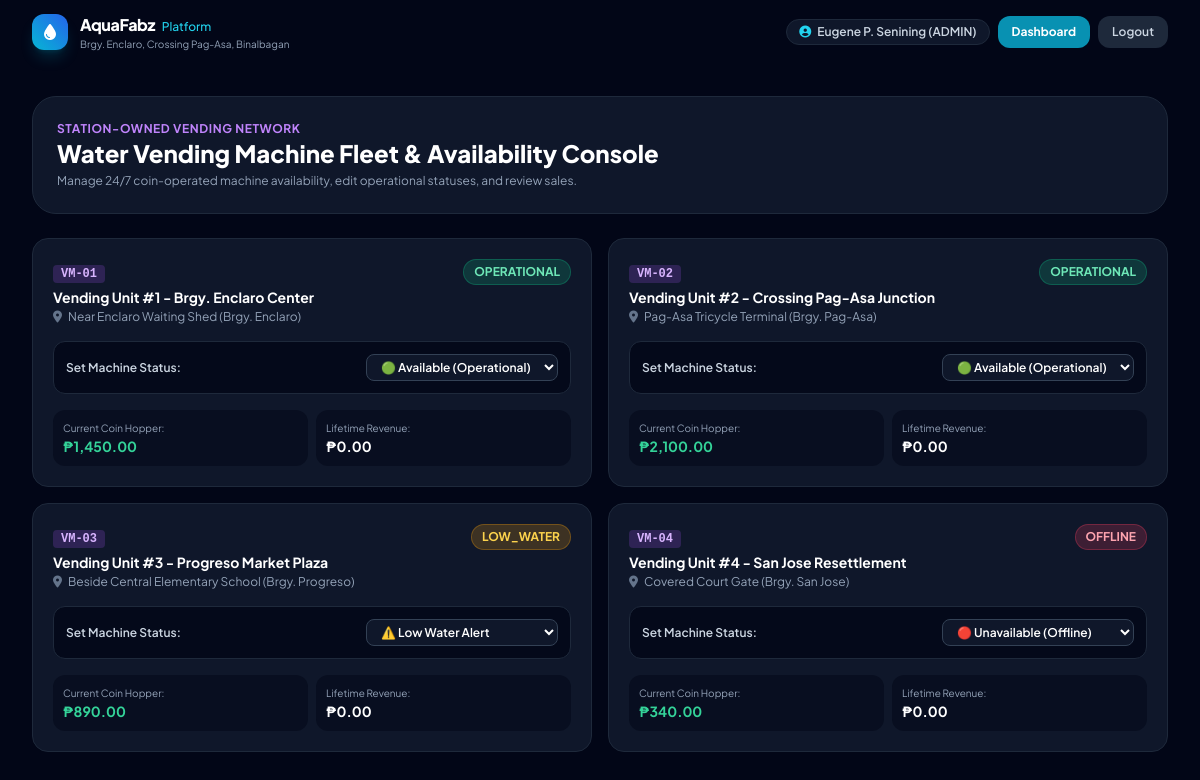
The page /vending.php (signed in) on the database its author committed.
### tables this page shows
CREATE TABLE IF NOT EXISTS `vending_machines` (
  `id` INT AUTO_INCREMENT PRIMARY KEY,
  `machine_id` VARCHAR(50) NOT NULL UNIQUE,
  `code` VARCHAR(50) NOT NULL,
  `name` VARCHAR(150) NOT NULL,
  `location_name` VARCHAR(200) NOT NULL,
  `barangay` VARCHAR(100) NOT NULL,
  `lat` DECIMAL(10,6) DEFAULT 10.2014,
  `lng` DECIMAL(10,6) DEFAULT 122.8601,
  `water_capacity_liters` INT NOT NULL DEFAULT 800,
  `current_water_level_liters` INT NOT NULL DEFAULT 800,
  `coin_capacity` INT NOT NULL DEFAULT 10000,
  `current_coin_total` DECIMAL(10,2) DEFAULT 0.00,
  `price_per_liter` DECIMAL(10,2) DEFAULT 2.00,
  `total_lifetime_sales` DECIMAL(10,2) DEFAULT 0.00,
  `status` ENUM('operational', 'low_water', 'maintenance', 'offline') NOT NULL DEFAULT 'operational',
  `last_serviced` DATE DEFAULT NULL,
  `notes` TEXT,
  `created_at` TIMESTAMP DEFAULT CURRENT_TIMESTAMP
);

### vending.php (the view, shortened to what this page needs)
<?php
require_once 'config/db.php';
$stmt = $pdo->query("SELECT * FROM vending_machines ORDER BY code ASC");
$machines = $stmt->fetchAll();
require_once 'includes/header.php';
?>
<main class="flex-1 max-w-7xl mx-auto w-full px-4 sm:px-6 lg:px-8 py-8 space-y-6">
  <div class="bg-slate-900 border border-slate-800 rounded-3xl p-6 flex flex-col sm:flex-row sm:items-center justify-between gap-4">
    <div>
      <span class="text-xs text-purple-400 font-bold uppercase tracking-wider block">Station-Owned Vending Network</span>
      <h1 class="text-2xl font-black text-white">Water Vending Machine Fleet & Availability Console</h1>
      <p class="text-xs text-slate-400 mt-1">Manage 24/7 coin-operated machine availability, edit operational statuses, and review sales.</p>
    </div>
  </div>
  <div class="grid grid-cols-1 md:grid-cols-2 gap-4">
    <?php foreach ($machines as $vm): ?>
      <div class="bg-slate-900 border border-slate-800 rounded-2xl p-5 space-y-4">
        <div class="flex items-start justify-between">
          <div>
            <span class="px-2 py-0.5 rounded bg-purple-500/20 text-purple-300 font-mono font-bold text-xs">
              <?= htmlspecialchars($vm['code']) ?>
            </span>
            <h3 class="font-bold text-white text-sm mt-1"><?= htmlspecialchars($vm['name']) ?></h3>
            <p class="text-xs text-slate-400 mt-0.5"><i class="fa-solid fa-location-dot text-slate-500 mr-1"></i> <?= htmlspecialchars($vm['location_name']) ?> (<?= htmlspecialchars($vm['barangay']) ?>)</p>
          </div>
          <span class="px-2.5 py-1 rounded-full text-xs font-bold border
            <?= $vm['status'] === 'operational' ? 'bg-emerald-500/20 text-emerald-300 border-emerald-500/30' : ($vm['status'] === 'offline' ? 'bg-rose-500/20 text-rose-300 border-rose-500/30' : 'bg-amber-500/20 text-amber-300 border-amber-500/30') ?>">
            <?= strtoupper($vm['status']) ?>
          </span>
        </div>
        <form method="POST" class="p-3 bg-slate-950/80 rounded-xl border border-slate-800 flex items-center justify-between text-xs">
          <span class="font-semibold text-slate-300">Set Machine Status:</span>
          <select name="status" onchange="this.form.submit()" class="bg-slate-900 border border-slate-700 text-white rounded-lg px-2.5 py-1 font-semibold text-xs cursor-pointer focus:outline-none focus:border-purple-500">
            <option value="operational" <?= $vm['status'] === 'operational' ? 'selected' : '' ?>>🟢 Available (Operational)</option>
            <option value="offline" <?= $vm['status'] === 'offline' ? 'selected' : '' ?>>🔴 Unavailable (Offline)</option>
            <option value="low_water" <?= $vm['status'] === 'low_water' ? 'selected' : '' ?>>⚠️ Low Water Alert</option>
          </select>
        </form>
        <div class="grid grid-cols-2 gap-2 text-xs">
          <div class="p-2.5 bg-slate-950/50 rounded-xl">
            <span class="text-[10px] text-slate-400 block">Current Coin Hopper:</span>
            <span class="font-bold text-emerald-400 text-sm">₱<?= number_format($vm['current_coin_total'], 2) ?></span>
          </div>
          <div class="p-2.5 bg-slate-950/50 rounded-xl">
            <span class="text-[10px] text-slate-400 block">Lifetime Revenue:</span>
            <span class="font-bold text-white text-sm">₱<?= number_format($vm['total_lifetime_sales'], 2) ?></span>
          </div>
        </div>
      </div>
    <?php endforeach; ?>
  </div>
</main>
</body>
</html>

### includes/header.php (shortened to what this page needs)
<?php
$currentUser = $_SESSION['user'] ?? null;
?>
<!DOCTYPE html>
<html lang="en">
<head>
  <script src="https://cdn.tailwindcss.com"></script>
  <link rel="stylesheet" href="https://cdnjs.cloudflare.com/ajax/libs/font-awesome/6.4.0/css/all.min.css">
</head>
<body class="bg-slate-950 text-slate-100 min-h-screen flex flex-col">
  <header className="border-b border-slate-800 bg-slate-950/80 backdrop-blur-md sticky top-0 z-50">
    <div class="max-w-7xl mx-auto px-4 sm:px-6 lg:px-8 h-16 flex items-center justify-between">
      <a href="index.php" class="flex items-center gap-3">
        <div class="w-9 h-9 rounded-xl bg-gradient-to-tr from-cyan-500 to-blue-600 text-white flex items-center justify-center font-bold shadow-lg shadow-cyan-500/20">
          <i class="fa-solid fa-droplet"></i>
        </div>
        <div>
          <span class="font-black text-white text-base tracking-tight">AquaFabz</span>
          <span class="text-xs text-cyan-400 font-medium ml-1">Platform</span>
          <p class="text-[10px] text-slate-400">Brgy. Enclaro, Crossing Pag-Asa, Binalbagan</p>
        </div>
      </a>
      <div class="flex items-center gap-2 text-xs font-semibold">
        <?php if ($currentUser): ?>
          <span class="px-3 py-1 rounded-full bg-slate-900 border border-slate-800 text-slate-300">
            <i class="fa-solid fa-circle-user text-cyan-400 mr-1"></i>
            <?= htmlspecialchars($currentUser['name']) ?> (<?= strtoupper($currentUser['role']) ?>)
          </span>
          <a href="dashboard.php" class="px-3.5 py-2 rounded-xl bg-cyan-600 hover:bg-cyan-500 text-white font-bold transition-all">
            Dashboard
          </a>
          <a href="logout.php" class="px-3.5 py-2 rounded-xl bg-slate-800 hover:bg-slate-700 text-slate-300 transition-all">
            Logout
          </a>
        <?php endif; ?>
      </div>
    </div>
  </header>

### includes/header.php (style rules this page uses)
body { font-family: 'Plus Jakarta Sans', sans-serif; }

### rows shown on the page
vending_machines: code "VM-01", name "Vending Unit #1 - Brgy. Enclaro Center", location_name "Near Enclaro Waiting Shed", barangay "Brgy. Enclaro", status "OPERATIONAL", status "🟢 Available (Operational)", current_coin_total "1,450.00", total_lifetime_sales "0.00"
vending_machines: code "VM-02", name "Vending Unit #2 - Crossing Pag-Asa Junction", location_name "Pag-Asa Tricycle Terminal", barangay "Brgy. Pag-Asa", status "OPERATIONAL", status "🟢 Available (Operational)", current_coin_total "2,100.00", total_lifetime_sales "0.00"
vending_machines: code "VM-03", name "Vending Unit #3 - Progreso Market Plaza", location_name "Beside Central Elementary School", barangay "Brgy. Progreso", status "LOW_WATER", status "⚠️ Low Water Alert", current_coin_total "890.00", total_lifetime_sales "0.00"
vending_machines: code "VM-04", name "Vending Unit #4 - San Jose Resettlement", location_name "Covered Court Gate", barangay "Brgy. San Jose", status "OFFLINE", status "🔴 Unavailable (Offline)", current_coin_total "340.00", total_lifetime_sales "0.00"

### other values the page prints
$currentUser['name'] "Eugene P. Senining"
$currentUser['role'] "ADMIN"
